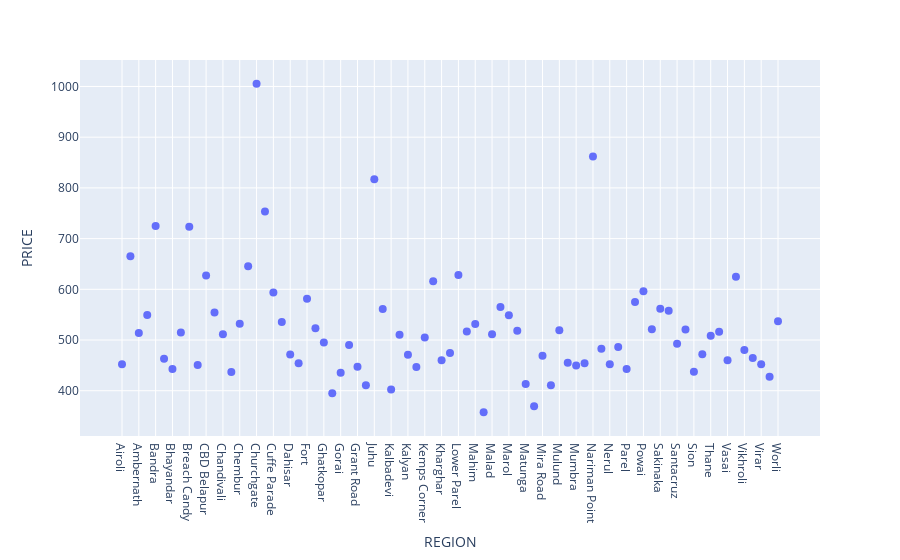

The cell this chart's notebook holds for it:
### Code cell
fig = px.scatter(region_price_df, x="REGION", y="PRICE").update_traces(marker_size=8)
fig.show()

### Figure 1 — Plotly figure (JSON) as saved in the notebook; plotly's stock layout.template omitted (floating-point values rounded to 4 significant figures)
{"data": [{"hovertemplate": "REGION=%{x}<br>PRICE=%{y}<extra></extra>", "legendgroup": "", "marker": {"color": "#636efa", "size": 8, "symbol": "circle"}, "mode": "markers", "name": "", "orientation": "v", "showlegend": false, "type": "scatter", "x": ["Airoli", "Alibaug", "Ambernath", "Andheri", "Bandra", "Bhandup", "Bhayandar", "Borivali", "Breach Candy", "Byculla", "CBD Belapur", "Chakala", "Chandivali", "Charni Road", "Chembur", "Chowpatty", "Churchgate", "Colaba", "Cuffe Parade", "Dadar", "Dahisar", "Dombivali", "Fort", "Ghansoli", "Ghatkopar", "Girgaum", "Gorai", "Goregaon", "Grant Road", "Jogeshwari", "Juhu", "Kalamboli", "Kalbadevi", "Kalwa", "Kalyan", "Kandivali", "Kemps Corner", "Khar", "Kharghar", "Kurla", "Lower Parel", "Mahalaxmi", "Mahim", "Malabar Hill", "Malad", "Marine Lines", "Marol", "Marve", "Matunga", "Mazgaon", "Mira Road", "Mohammad Ali Road", "Mulund", "Mumbai Central", "Mumbra", "Nalasopara", "Nariman Point", "Navi Mumbai", "Nerul", "Panvel", "Parel", "Peddar Road", "Powai", "Prabhadevi", "Sakinaka", "Sanpada", "Santacruz", "Sewri", "Sion", "Tardeo", "Thane", "Ulhasnagar", "Vasai", "Vashi", "Vikhroli", "Vile Parle", "Virar", "Wadala", "Worli"], "xaxis": "x", "y": [452.3, 665, 514, 549.6, 724.9, 463.0, 442.8, 514.9, 723.5, 450.6, 627.2, 554.1, 511.2, 436.8, 531.9, 645.5, 1005.0, 753.4, 593.8, 535.5, 471.6, 454.4, 581.2, 523.2, 494.9, 395.1, 435.7, 490.3, 447.1, 410.8, 817.0, 561.4, 402.4, 510.3, 471.0, 446.6, 505, 616.1, 460.3, 474.2, 628.3, 516.7, 531.5, 357.7, 511.4, 565.2, 548.9, 518.2, 413.4, 369.5, 469.2, 411.0, 519.3, 455, 450, 454.4, 861.8, 483.0, 452.3, 486.5, 442.9, 575, 596.2, 521.1, 561.5, 557.7, 492.9, 520.8, 437.6, 472, 508.3, 516.4, 460.4, 625, 480.4, 464.5, 452.0, 427.5, 537.0], "yaxis": "y"}], "layout": {"legend": {"tracegroupgap": 0}, "margin": {"t": 60}, "xaxis": {"anchor": "y", "domain": [0, 1], "title": {"text": "REGION"}}, "yaxis": {"anchor": "x", "domain": [0, 1], "title": {"text": "PRICE"}}}}
